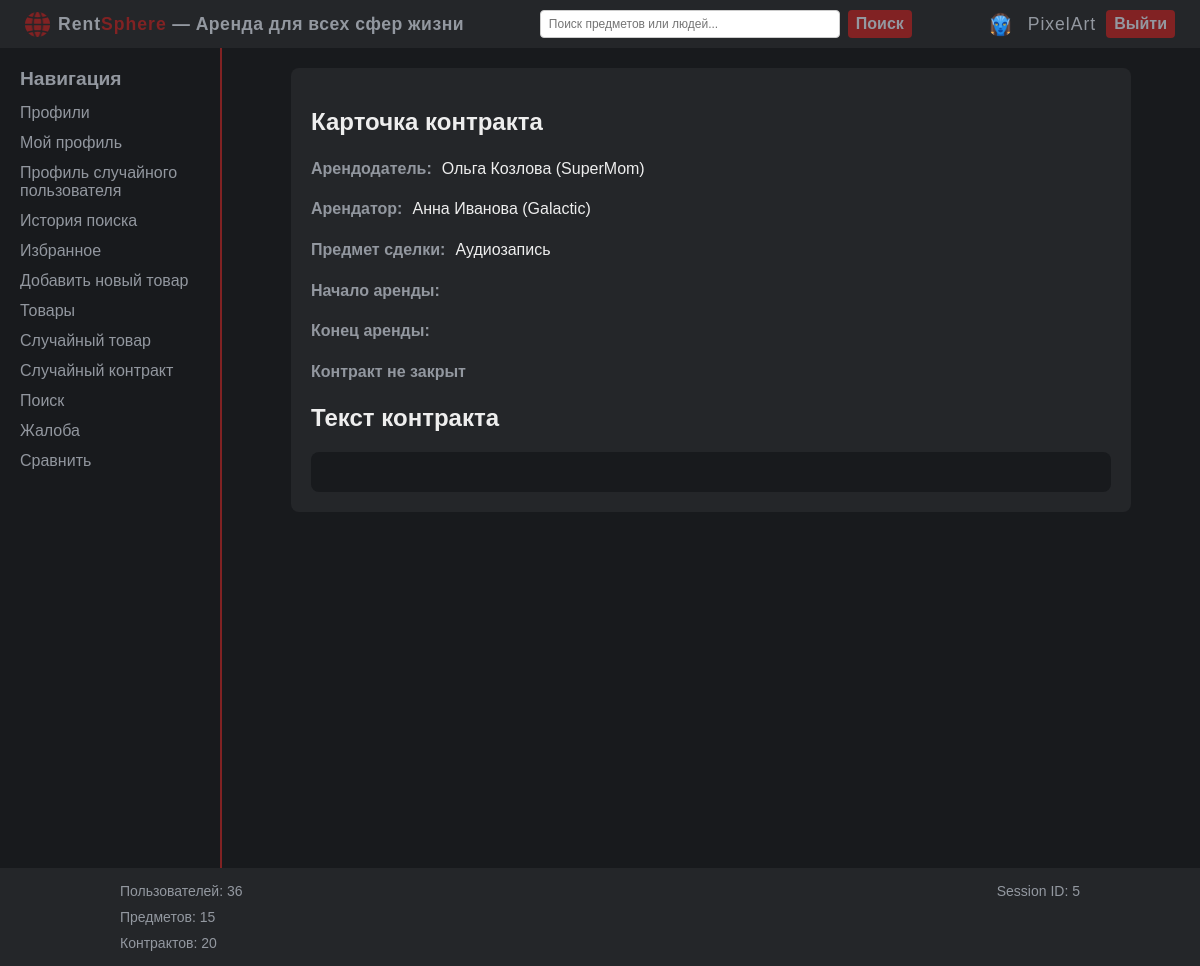
Screenshot of /contracts/1 (signed in) with the database file from the repository.
### models.py (models this page shows, shortened)
class User(Base):
    __tablename__ = "users"
    id = Column(Integer, primary_key=True)
    login = Column(String(100), unique=True, nullable=False)
    password = Column(String(200), nullable=False)
    ipn = Column(Integer)
    first_name = Column(String(100))
    last_name = Column(String(100))
    phone_number = Column(String(20))
    email = Column(String(100), unique=True, nullable=False)
    avatar = Column(String(255))
    register_date = Column(Integer)
    compare_items = Column(types.JSON, default=[], nullable=True)
    items = relationship("Item", backref="owner_user")

class Item(Base):
    __tablename__ = "items"
    id = Column(Integer, primary_key=True)
    photo = Column(String(255))
    name = Column(String(255), nullable=False)
    desc = Column(Text)
    price_h = Column(Numeric(10, 2), nullable=True)
    price_d = Column(Numeric(10, 2), nullable=True)
    price_w = Column(Numeric(10, 2), nullable=True)
    price_m = Column(Numeric(10, 2), nullable=True)
    owner_id = Column(Integer, ForeignKey("users.id"))
    owner = relationship("User", backref="owner_items")

### app.py (the view)
@app.route("/contracts/<contract_id>", methods=["GET", "POST", "PUT"])
@login_required
def contract_details(contract_id):
    if request.method == "GET":
        if not session.get("user_id"):
            return redirect(url_for("login"))
        contract = models.Contract.query.get(contract_id)
        if not contract:
            return flash_and_redirect("error-message", "Контракт не найден", "/contracts")
        owner_id = contract.owner_id
        renter_id = contract.renter_id
        item_owner = models.User.query.get(owner_id)
        item_renter = models.User.query.get(renter_id)
        item = models.Item.query.get(contract.item_id)
        contract_data = {"start_date": contract.date_start,
                         "end_date": contract.date_end,
                         "is_available": contract.is_available,
                         "owner_id": contract.owner_id,
                         "renter_id": contract.renter_id,
                         "item_id": contract.item_id}
        item_owner_data = {"first_name": item_owner.first_name,
                           "last_name": item_owner.last_name,
                           "login": item_owner.login}
        item_renter_data = {"first_name": item_renter.first_name,
                            "last_name": item_renter.last_name,
                            "login": item_renter.login}
        item_data = {"name": item.name}
        return render_template("contract_details.html",
                               contract=contract_data,
                               item=item_data,
                               item_owner=item_owner_data,
                               item_renter=item_renter_data,
                               user=True)
    if request.method == "POST":
        return f"POST {contract_id}"
    if request.method == "PUT":
        return f"PUT {contract_id}"

### app.py (called while the page is built)
def login_required(func):
    @wraps(func)
    def wrapper(*args, **kwargs):
        user_id = session.get("user_id")
        if not user_id:
            return redirect(url_for("login"))
        return func(*args, **kwargs)
    return wrapper

@app.teardown_request
def teardown_request(exceptions=None):
    db_session.remove()

@app.context_processor
def stats_data():
    session_id = session.get("user_id")
    users_total = models.User.query.count()
    items_total = models.Item.query.count()
    contracts_total = models.Contract.query.count()
    stats = {"users_total": users_total,
             "items_total": items_total,
             "contracts_total": contracts_total,
             "session_id": session_id}
    return dict(stats=stats)

@app.context_processor
def inject_user():
    user_id = session.get("user_id")
    user_data = {"id": None, "login": "Guest"}
    if user_id:
        try:
            user_id = int(user_id)
            user = models.User.query.filter_by(id=user_id).first()
            if user:
                user_data = {"id": user.id, "login": user.login}
        except (TypeError, ValueError):
            print(f"Пользователь с ID неверного типа: {type(user_id)}")
            user_data["id"] = None
            session["user_id"] = None
    return {"current_user": user_data}

### templates/contract_details.html (shortened to what this page needs)
{% extends 'base.html' %}
{% block content %}
    {% if user %}
        <div class="contract-content">
            <h2>Карточка контракта</h2>
            <div class="item-info-field"><strong>Арендодатель:</strong>
                {% if item_owner %}
                    <span>{{ item_owner.first_name }} {{ item_owner.last_name }} ({{ item_owner.login }})</span>
                    {% else %}
                    <span>Неизвестен или удален</span>
                {% endif %}
            </div>
            <div class="item-info-field"><strong>Арендатор:</strong>
                {% if item_renter %}
                    <span>{{ item_renter.first_name }} {{ item_renter.last_name }} ({{ item_renter.login }})</span>
                    {% else %}
                    <span>Неизвестен или удален</span>
                {% endif %}
            </div>
            <div class="item-info-field"><strong>Предмет сделки:</strong>
                {% if item.name %}
                    <span>{{ item.name }}</span>
                    {% else %}
                    <span>Неизвестен или удален</span>
                {% endif %}</div>
            <div class="item-info-field"><strong>Начало аренды:</strong> </div>
            <div class="item-info-field"><strong>Конец аренды:</strong> </div>
            {% if contract.is_available == "False" %}
                <div class="item-info-field"><strong>Контракт закрыт, все условия выполнены</strong></div>
                {% else %}
                <div class="item-info-field"><strong>Контракт не закрыт</strong></div>
            {% endif %}
            <h2>Текст контракта</h2>
            <div class="contract-text-field">{{ contract.text }}</div>
        </div>
    {% else %}
        <div class="no-data">Контракт не найден или данные недоступны.</div>
    {% endif %}
{% endblock %}

### templates/base.html (shortened to what this page needs)
<!DOCTYPE html>
<html lang="ru">
<head>
    <link rel="stylesheet" href="{{ url_for('static', filename='css/styles.css') }}">
</head>
<body>
    <div class="layout">
        <div class="header">
            <div class="header-left">
                <img src="{{ url_for('static', filename='images/logo_red.png') }}" alt="Logo" class="logo">
                <span class="brand-name"><span class="rent">Rent</span><span class="sphere">Sphere</span> — Аренда для всех сфер жизни</span>
            </div>
            <form class="header-search" action="/search" method="GET">
                <input type="text" name="q" class="search-field" placeholder="Поиск предметов или людей...">
                <button type="submit" class="search-button">Поиск</button>
            </form>
            <div class="header-right">
                {% if not current_user.id %}
                    <a href="/login">Войти</a>
                    <a href="/register">Регистрация</a>
                {% else %}
                    <img src="{{ url_for('static', filename='images/default_avatar.png') }}" alt="Аватар" class="header-avatar">
                    <span class="header-user">{{ current_user.login }}</span>
                    <a href="/logout">Выйти</a>
                {% endif %}
            </div>
        </div>
        <div class="center-container">
            <div class="sidebar">
                <span>Навигация</span>
                {% if current_user.id %}
                    <a href="/profiles">Профили</a>
                    <a href="{{ url_for('profile', user_id=current_user.id) }}">Мой профиль</a>
                    <a href="/profiles/random_user">Профиль случайного пользователя</a>
                    <a href="/profiles/search_history">История поиска</a>
                    <a href="/profiles/favorites">Избранное</a>
                    <a href="/items/add">Добавить новый товар</a>
                    <a href="/items">Товары</a>
                    <a href="/items/random_item_details">Случайный товар</a>
                    <a href="/contracts/random_contract">Случайный контракт</a>
                    <a href="/search">Поиск</a>
                    <a href="/complain">Жалоба</a>
                    <a href="/compare">Сравнить</a>
                {% endif %}
            </div>
            <div class="content-area">
                {% block content %}{% endblock %}
            </div>
        </div>
        <div class="footer">
            <table class="stats-table">
                <tr>
                    <td class="left-col">Пользователей: {{ stats.users_total }}</td>
                    <td class="right-col">Session ID: {{ stats.session_id }}</td>
                </tr>
                <tr>
                    <td class="left-col">Предметов: {{ stats.items_total }}</td>
                    <td class="right-col"></td>
                </tr>
                <tr>
                    <td class="left-col">Контрактов: {{ stats.contracts_total }}</td>
                    <td class="right-col"></td>
                </tr>
            </table>
        </div>
    </div>
</body>
</html>

### static/css/styles.css (style rules this page uses)
body { background-color: #181A1D; color: #EEEEEE; margin: 0; font-family: Arial, sans-serif; }
.header, .footer { background-color: #242629; color: #9398A0; padding: 10px; text-align: center; }
.center-container { display: flex; }
.content-area { flex-grow: 1; background-color: #181A1D; padding: 20px; color: #EEEEEE; }
.stats-table { width: 1000px; margin: 0 auto; border-collapse: collapse; }
.stats-table td { padding: 5px 20px; vertical-align: middle; border: none; font-size: 14px; }
.left-col { text-align: left; }
.right-col { text-align: right; }

### static/css/modules/sidebar.css (style rules this page uses)
.sidebar { background-color: #181A1D; color: #92979F; padding: 20px; width: 180px; height: calc(100vh - 20px); overflow-y: auto; float: left; }
.sidebar span { font-size: 1.2em; margin-bottom: 8px; display: block; font-weight: bold; }
.sidebar a { display: block; color: #92979F; text-decoration: none; padding: 6px 0; }
.sidebar + .content-area { border-left: 2px solid #812223; }

### static/css/modules/header.css (style rules this page uses)
.header { display: flex; justify-content: space-between; align-items: center; padding: 5px 10px; background-color: #242629; }
.header-left { display: flex; align-items: center; }
.logo { width: 25px; height: 25px; margin-right: 8px; margin-left: 15px; }
.brand-name { color: #9398A0; font-weight: bold; font-size: 1.1em; letter-spacing: 0.5px; }
.rent { font-weight: bold; color: #9398A0; letter-spacing: 1px; }
.sphere { font-weight: bold; color: #812223; letter-spacing: 1px; }
.header-search { display: flex; align-items: center; justify-content: center; flex: 1; }
.search-field { padding: 6px 8px; font-size: 12px; border: 1px solid #ccc; border-radius: 4px; width: 300px; box-sizing: border-box; }
.search-button { color: #9398A0; background-color: #812223; padding: 5px 8px; font-weight: bold; font-size: 1em; border: none; border-radius: 4px; cursor: pointer; margin-left: 8px; transition: background-color 0.3s ease; }
.header-right { display: flex; align-items: center; justify-content: flex-end; gap: 10px; }
.header a { color: #9398A0; background-color: #812223; padding: 5px 8px; text-decoration: none; font-weight: bold; font-size: 1em; border-radius: 4px; margin-right: 15px; transition: background-color 0.3s ease; }
.header-avatar { width: 25px; height: 25px; border-radius: 50%; margin-right: 5px; }
.header-user { color: #9398A0; font-size: 1.1em; letter-spacing: 1px; display: flex; align-items: center; }

### static/css/modules/contract.css (style rules this page uses)
.contract-content { background-color: #242629; color: #EEEEEE; padding: 20px; border-radius: 8px; max-width: 800px; margin: auto; }
.item-info-field { display: flex; flex-wrap: wrap; margin-bottom: 15px; line-height: 1.6; font-size: 16px; }
.item-info-field strong { margin-right: 10px; color: #92979F; }
.contract-text-field { background-color: #181A1D; padding: 20px; border-radius: 8px; line-height: 1.8; font-size: 15px; color: #EEEEEE; max-height: 400px; overflow-y: auto; white-space: pre-line; margin-top: 20px; }

### rows the page displays
User: login "PixelArt"
User: first_name "Ольга", last_name "Козлова", login "SuperMom"
User: first_name "Анна", last_name "Иванова", login "Galactic"
Item: name "Аудиозапись"

### other values shown
{{ stats.users_total }} "36"
{{ stats.session_id }} "5"
{{ stats.items_total }} "15"
{{ stats.contracts_total }} "20"
